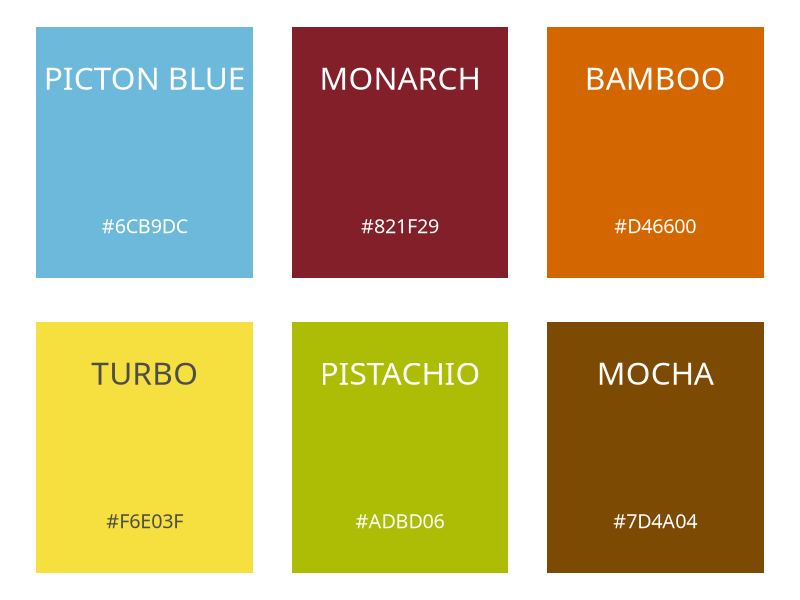

R code for this plot:
library(tidyverse)

# Palette based on http://www.colourlovers.com/palette/582235/October_Roads
# Color names from "Name that Color": http://chir.ag/projects/name-that-color/
# Font = Oswald: https://fonts.google.com/specimen/Oswald

palette <- tribble(
  ~my_name, ~hex, ~text_color, ~fancy_name,
  "light_blue", "#6CB9DC", "white", "Picton Blue",
  "maroon", "#821F29", "white", "Monarch",
  "orange", "#D46600", "white", "Bamboo",
  "yellow", "#F6E03F", "grey30", "Turbo",
  "green", "#ADBD06", "white", "Pistachio",
  "brown", "#7D4A04", "white", "Mocha"
) %>% 
  mutate(row = rep(2:1, each = 3),
         column = rep(1:3, times = 2),
         fancy_name_upper = str_to_upper(fancy_name))

ggplot(palette, aes(x = column, y = row)) +
  geom_tile(aes(fill = hex), width = 0.85, height = 0.85) +
  geom_text(aes(label = fancy_name_upper, color = text_color),
            family = "Oswald SemiBold", size = 8,
            nudge_y = 0.25) +
  geom_text(aes(label = hex, color = text_color),
            family = "Oswald Light", size = 5,
            nudge_y = -0.25) +
  scale_fill_identity() +
  scale_color_identity() + 
  theme_void()
